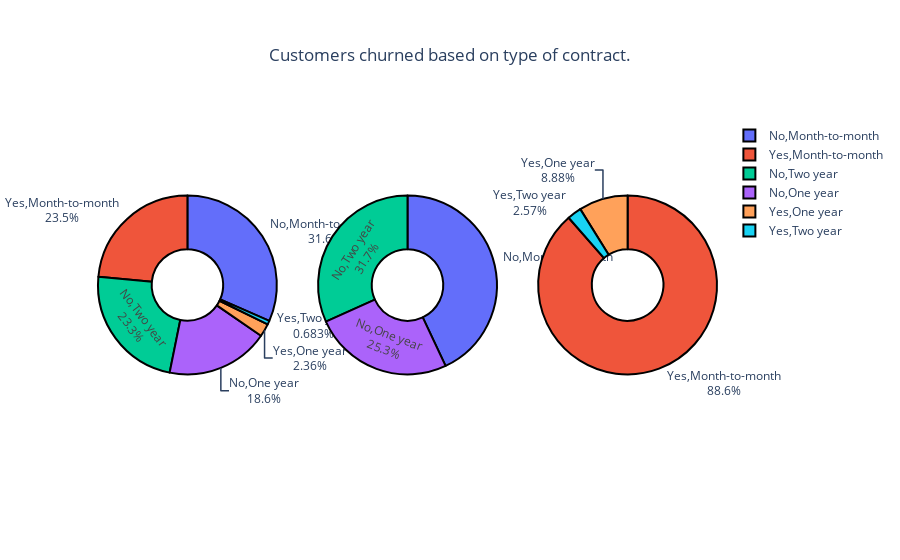

Notebook source saved alongside this figure:
### Code cell
# Check contract type to churn ratio

grouped = df.groupby(['Churn'])['Contract'].value_counts()
    
labels = grouped.index.unique()
target = grouped
    
labels2 = grouped.index[0:3]
target2 = grouped[0:3]

labels3 = grouped.index[3:]
target3 = grouped[3:]

# Create subplots: use 'domain' type for Pie subplot
fig = make_subplots(rows=1, cols=3, specs=[[{'type':'domain'}, {'type':'domain'}, {'type':'domain'}]])

fig.add_trace(go.Pie(labels=labels, values=target,  textinfo='label+percent'),
                  1, 1)

fig.add_trace(go.Pie(labels=labels2, values=target2,  textinfo='label+percent'),
                  1, 2)
    
fig.add_trace(go.Pie(labels=labels3, values=target3,  textinfo='label+percent'),
                  1, 3)

# Use `hole` to create a donut-like pie chart
fig.update_traces(hole=.4, 
                  hoverinfo="label+percent+value",
                  marker=dict(line=dict(color='#000000', width=2)))

fig.update_layout(title_text="Customers churned based on type of contract.", 
                  title_x = 0.5)

fig.show()

### Figure 1 — Plotly figure (JSON) as saved in the notebook; plotly's stock layout.template omitted (floating-point values rounded to 4 significant figures)
{"data": [{"domain": {"x": [0, 0.2889], "y": [0, 1]}, "hole": 0.4, "hoverinfo": "label+percent+value", "labels": [["No", "Month-to-month"], ["No", "Two year"], ["No", "One year"], ["Yes", "Month-to-month"], ["Yes", "One year"], ["Yes", "Two year"]], "marker": {"line": {"color": "#000000", "width": 2}}, "textinfo": "label+percent", "type": "pie", "values": [2220, 1637, 1306, 1655, 166, 48]}, {"domain": {"x": [0.3556, 0.6444], "y": [0, 1]}, "hole": 0.4, "hoverinfo": "label+percent+value", "labels": [["No", "Month-to-month"], ["No", "Two year"], ["No", "One year"]], "marker": {"line": {"color": "#000000", "width": 2}}, "textinfo": "label+percent", "type": "pie", "values": [2220, 1637, 1306]}, {"domain": {"x": [0.7111, 1], "y": [0, 1]}, "hole": 0.4, "hoverinfo": "label+percent+value", "labels": [["Yes", "Month-to-month"], ["Yes", "One year"], ["Yes", "Two year"]], "marker": {"line": {"color": "#000000", "width": 2}}, "textinfo": "label+percent", "type": "pie", "values": [1655, 166, 48]}], "layout": {"autosize": true, "title": {"text": "Customers churned based on type of contract.", "x": 0.5}}}
